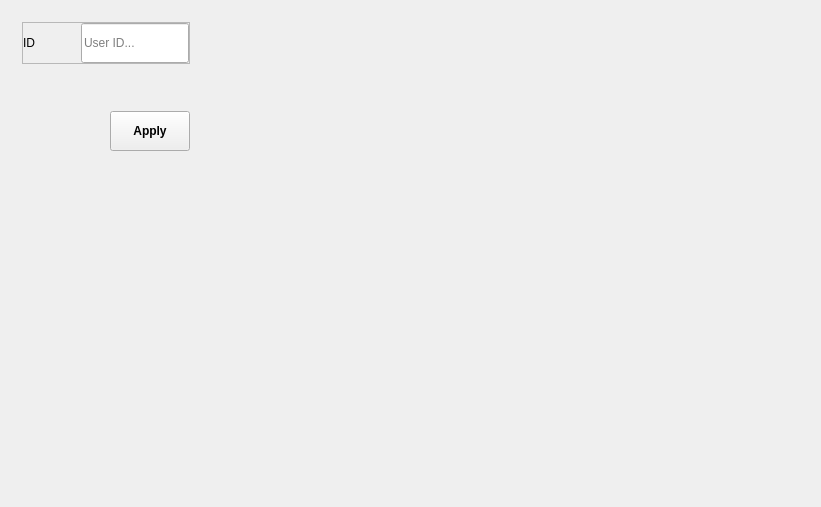
             <widget class="QWidget" name="tab_user">
              <attribute name="icon">
               <iconset resource="../src/ressources.qrc">
                <normaloff>:/icons/icons/user_b.png</normaloff>:/icons/icons/user_b.png</iconset>
              </attribute>
              <attribute name="title">
               <string>User</string>
              </attribute>
              <layout class="QGridLayout" name="gridLayout">
               <item row="0" column="0">
                <widget class="QFrame" name="frame_user_options">
                 <property name="styleSheet">
                  <string notr="true"/>
                 </property>
                 <property name="frameShape">
                  <enum>QFrame::NoFrame</enum>
                 </property>
                 <property name="frameShadow">
                  <enum>QFrame::Raised</enum>
                 </property>
                 <layout class="QVBoxLayout" name="verticalLayout_9">
                  <property name="spacing">
                   <number>7</number>
                  </property>
                  <property name="leftMargin">
                   <number>11</number>
                  </property>
                  <property name="topMargin">
                   <number>11</number>
                  </property>
                  <property name="rightMargin">
                   <number>11</number>
                  </property>
                  <property name="bottomMargin">
                   <number>11</number>
                  </property>
                  <item>
                   <widget class="QFrame" name="frame_distance_chip_lense_4">
                    <property name="minimumSize">
                     <size>
                      <width>0</width>
                      <height>30</height>
                     </size>
                    </property>
                    <property name="maximumSize">
                     <size>
                      <width>16777215</width>
                      <height>60</height>
                     </size>
                    </property>
                    <property name="frameShape">
                     <enum>QFrame::StyledPanel</enum>
                    </property>
                    <property name="frameShadow">
                     <enum>QFrame::Raised</enum>
                    </property>
                    <layout class="QHBoxLayout" name="horizontalLayout_32">
                     <property name="leftMargin">
                      <number>0</number>
                     </property>
                     <property name="topMargin">
                      <number>0</number>
                     </property>
                     <property name="rightMargin">
                      <number>0</number>
                     </property>
                     <property name="bottomMargin">
                      <number>0</number>
                     </property>
                     <item>
                      <widget class="QLabel" name="label_distance_chip_lense_4">
                       <property name="text">
                        <string>ID</string>
                       </property>
                      </widget>
                     </item>
                     <item>
                      <spacer name="horizontalSpacer_38">
                       <property name="orientation">
                        <enum>Qt::Horizontal</enum>
                       </property>
                       <property name="sizeHint" stdset="0">
                        <size>
                         <width>40</width>
                         <height>20</height>
                        </size>
                       </property>
                      </spacer>
                     </item>
                     <item>
                      <widget class="QLineEdit" name="lineEdit_user_id">
                       <property name="sizePolicy">
                        <sizepolicy hsizetype="Expanding" vsizetype="Expanding">
                         <horstretch>0</horstretch>
                         <verstretch>0</verstretch>
                        </sizepolicy>
                       </property>
                       <property name="minimumSize">
                        <size>
                         <width>0</width>
                         <height>40</height>
                        </size>
                       </property>
                       <property name="maximumSize">
                        <size>
                         <width>16777215</width>
                         <height>40</height>
                        </size>
                       </property>
                       <property name="toolTip">
                        <string>Enter your user ID (first letter of first name + first letter of last name)</string>
                       </property>
                       <property name="styleSheet">
                        <string notr="true"/>
                       </property>
                       <property name="inputMask">
                        <string/>
                       </property>
                       <property name="text">
                        <string/>
                       </property>
                       <property name="maxLength">
                        <number>3</number>
                       </property>
                       <property name="echoMode">
                        <enum>QLineEdit::Normal</enum>
                       </property>
                       <property name="cursorPosition">
                        <number>0</number>
                       </property>
                       <property name="readOnly">
                        <bool>false</bool>
                       </property>
                       <property name="placeholderText">
                        <string>User ID...</string>
                       </property>
                      </widget>
                     </item>
                    </layout>
                   </widget>
                  </item>
                  <item>
                   <spacer name="verticalSpacer_9">
                    <property name="orientation">
                     <enum>Qt::Vertical</enum>
                    </property>
                    <property name="sizeHint" stdset="0">
                     <size>
                      <width>20</width>
                      <height>40</height>
                     </size>
                    </property>
                   </spacer>
                  </item>
                  <item>
                   <widget class="QFrame" name="frame_apply_user">
                    <property name="minimumSize">
                     <size>
                      <width>0</width>
                      <height>30</height>
                     </size>
                    </property>
                    <property name="maximumSize">
                     <size>
                      <width>16777215</width>
                      <height>60</height>
                     </size>
                    </property>
                    <property name="frameShape">
                     <enum>QFrame::NoFrame</enum>
                    </property>
                    <property name="frameShadow">
                     <enum>QFrame::Raised</enum>
                    </property>
                    <layout class="QHBoxLayout" name="horizontalLayout_33">
                     <property name="leftMargin">
                      <number>0</number>
                     </property>
                     <property name="topMargin">
                      <number>0</number>
                     </property>
                     <property name="rightMargin">
                      <number>0</number>
                     </property>
                     <property name="bottomMargin">
                      <number>0</number>
                     </property>
                     <item>
                      <spacer name="horizontalSpacer_39">
                       <property name="orientation">
                        <enum>Qt::Horizontal</enum>
                       </property>
                       <property name="sizeHint" stdset="0">
                        <size>
                         <width>40</width>
                         <height>20</height>
                        </size>
                       </property>
                      </spacer>
                     </item>
                     <item>
                      <widget class="QPushButton" name="btn_apply_user">
                       <property name="minimumSize">
                        <size>
                         <width>70</width>
                         <height>40</height>
                        </size>
                       </property>
                       <property name="styleSheet">
                        <string notr="true">font:bold;</string>
                       </property>
                       <property name="text">
                        <string>Apply</string>
                       </property>
                      </widget>
                     </item>
                    </layout>
                   </widget>
                  </item>
                 </layout>
                </widget>
               </item>
               <item row="0" column="1">
                <spacer name="horizontalSpacer_35">
                 <property name="orientation">
                  <enum>Qt::Horizontal</enum>
                 </property>
                 <property name="sizeHint" stdset="0">
                  <size>
                   <width>609</width>
                   <height>20</height>
                  </size>
                 </property>
                </spacer>
               </item>
               <item row="1" column="0">
                <spacer name="verticalSpacer_8">
                 <property name="orientation">
                  <enum>Qt::Vertical</enum>
                 </property>
                 <property name="sizeHint" stdset="0">
                  <size>
                   <width>20</width>
                   <height>334</height>
                  </size>
                 </property>
                </spacer>
               </item>
              </layout>
             </widget>
